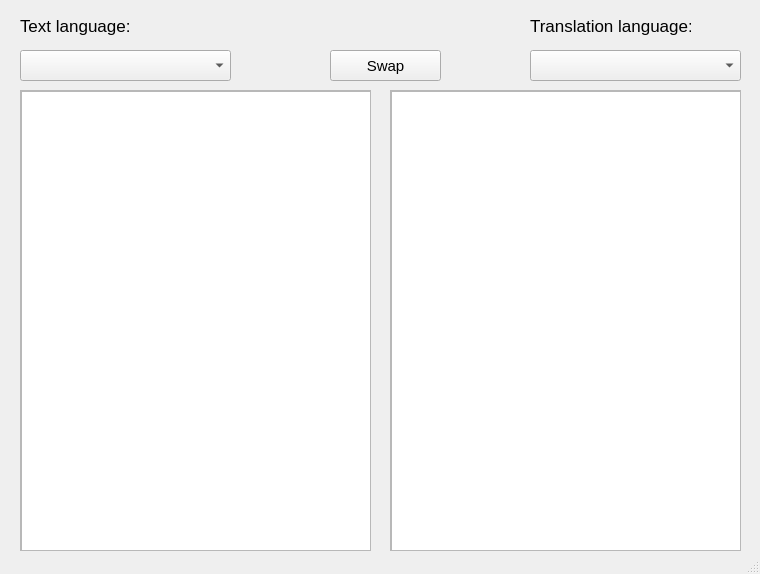
<?xml version="1.0" encoding="UTF-8"?>
<ui version="4.0">
 <class>MainWindow</class>
 <widget class="QMainWindow" name="MainWindow">
  <property name="windowModality">
   <enum>Qt::NonModal</enum>
  </property>
  <property name="geometry">
   <rect>
    <x>0</x>
    <y>0</y>
    <width>760</width>
    <height>574</height>
   </rect>
  </property>
  <property name="windowTitle">
   <string>MainWindow</string>
  </property>
  <property name="toolTip">
   <string/>
  </property>
  <property name="statusTip">
   <string/>
  </property>
  <widget class="QWidget" name="centralwidget">
   <widget class="QPushButton" name="pushButton">
    <property name="geometry">
     <rect>
      <x>330</x>
      <y>50</y>
      <width>111</width>
      <height>31</height>
     </rect>
    </property>
    <property name="font">
     <font>
      <pointsize>11</pointsize>
     </font>
    </property>
    <property name="text">
     <string>Swap</string>
    </property>
   </widget>
   <widget class="QComboBox" name="comboBox">
    <property name="geometry">
     <rect>
      <x>20</x>
      <y>50</y>
      <width>211</width>
      <height>31</height>
     </rect>
    </property>
    <property name="font">
     <font>
      <pointsize>11</pointsize>
     </font>
    </property>
    <property name="currentText">
     <string/>
    </property>
   </widget>
   <widget class="QComboBox" name="comboBox_2">
    <property name="geometry">
     <rect>
      <x>530</x>
      <y>50</y>
      <width>211</width>
      <height>31</height>
     </rect>
    </property>
    <property name="font">
     <font>
      <pointsize>11</pointsize>
     </font>
    </property>
   </widget>
   <widget class="QLabel" name="label">
    <property name="geometry">
     <rect>
      <x>20</x>
      <y>10</y>
      <width>141</width>
      <height>31</height>
     </rect>
    </property>
    <property name="font">
     <font>
      <pointsize>13</pointsize>
     </font>
    </property>
    <property name="text">
     <string>Text language:</string>
    </property>
   </widget>
   <widget class="QLabel" name="label_2">
    <property name="geometry">
     <rect>
      <x>530</x>
      <y>10</y>
      <width>161</width>
      <height>31</height>
     </rect>
    </property>
    <property name="font">
     <font>
      <pointsize>13</pointsize>
     </font>
    </property>
    <property name="text">
     <string>Translation language:</string>
    </property>
   </widget>
   <widget class="QScrollArea" name="scrollArea">
    <property name="geometry">
     <rect>
      <x>20</x>
      <y>90</y>
      <width>351</width>
      <height>461</height>
     </rect>
    </property>
    <property name="widgetResizable">
     <bool>true</bool>
    </property>
    <widget class="QWidget" name="scrollAreaWidgetContents">
     <property name="geometry">
      <rect>
       <x>0</x>
       <y>0</y>
       <width>349</width>
       <height>459</height>
      </rect>
     </property>
     <widget class="QTextEdit" name="textEdit">
      <property name="geometry">
       <rect>
        <x>0</x>
        <y>0</y>
        <width>351</width>
        <height>461</height>
       </rect>
      </property>
      <property name="font">
       <font>
        <pointsize>14</pointsize>
       </font>
      </property>
     </widget>
    </widget>
   </widget>
   <widget class="QScrollArea" name="scrollArea_2">
    <property name="geometry">
     <rect>
      <x>390</x>
      <y>90</y>
      <width>351</width>
      <height>461</height>
     </rect>
    </property>
    <property name="widgetResizable">
     <bool>true</bool>
    </property>
    <widget class="QWidget" name="scrollAreaWidgetContents_2">
     <property name="geometry">
      <rect>
       <x>0</x>
       <y>0</y>
       <width>349</width>
       <height>459</height>
      </rect>
     </property>
     <widget class="QTextEdit" name="textEdit_2">
      <property name="geometry">
       <rect>
        <x>0</x>
        <y>0</y>
        <width>351</width>
        <height>461</height>
       </rect>
      </property>
      <property name="font">
       <font>
        <pointsize>14</pointsize>
       </font>
      </property>
      <property name="readOnly">
       <bool>true</bool>
      </property>
     </widget>
    </widget>
   </widget>
  </widget>
  <widget class="QMenuBar" name="menubar">
   <property name="geometry">
    <rect>
     <x>0</x>
     <y>0</y>
     <width>760</width>
     <height>21</height>
    </rect>
   </property>
  </widget>
  <widget class="QStatusBar" name="statusbar"/>
 </widget>
 <resources/>
 <connections/>
</ui>
